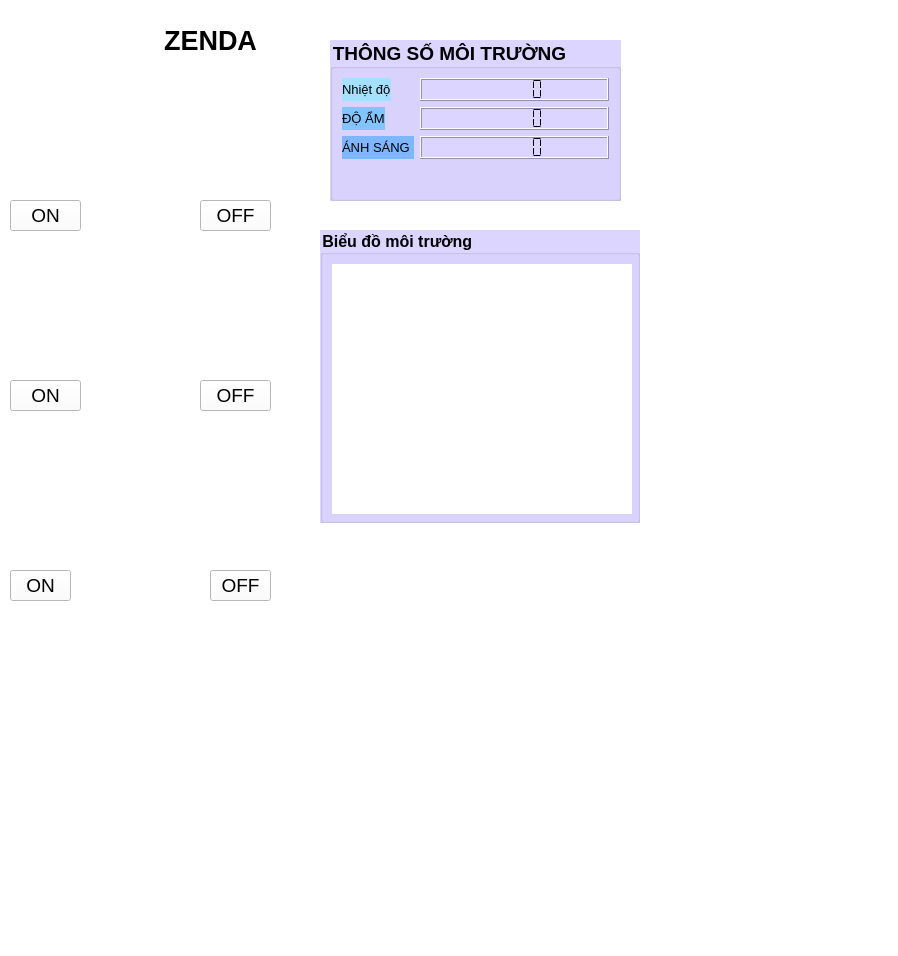
<?xml version="1.0" encoding="UTF-8"?>
<ui version="4.0">
 <class>MainWindow</class>
 <widget class="QMainWindow" name="MainWindow">
  <property name="geometry">
   <rect>
    <x>0</x>
    <y>0</y>
    <width>898</width>
    <height>956</height>
   </rect>
  </property>
  <property name="windowTitle">
   <string>MainWindow</string>
  </property>
  <property name="styleSheet">
   <string notr="true">background-color: rgb(255, 255, 255)</string>
  </property>
  <widget class="QWidget" name="centralwidget">
   <widget class="QLabel" name="label">
    <property name="geometry">
     <rect>
      <x>60</x>
      <y>-50</y>
      <width>301</width>
      <height>181</height>
     </rect>
    </property>
    <property name="font">
     <font>
      <pointsize>20</pointsize>
      <weight>75</weight>
      <bold>true</bold>
     </font>
    </property>
    <property name="text">
     <string>ZENDA</string>
    </property>
    <property name="alignment">
     <set>Qt::AlignCenter</set>
    </property>
   </widget>
   <widget class="QLabel" name="label_2">
    <property name="geometry">
     <rect>
      <x>-30</x>
      <y>90</y>
      <width>341</width>
      <height>111</height>
     </rect>
    </property>
    <property name="styleSheet">
     <string notr="true">image: url(:/myimage/oven_off.png);</string>
    </property>
    <property name="text">
     <string/>
    </property>
   </widget>
   <widget class="QPushButton" name="btn_on">
    <property name="geometry">
     <rect>
      <x>10</x>
      <y>200</y>
      <width>71</width>
      <height>31</height>
     </rect>
    </property>
    <property name="font">
     <font>
      <pointsize>14</pointsize>
     </font>
    </property>
    <property name="text">
     <string>ON</string>
    </property>
   </widget>
   <widget class="QPushButton" name="btn_off">
    <property name="geometry">
     <rect>
      <x>200</x>
      <y>200</y>
      <width>71</width>
      <height>31</height>
     </rect>
    </property>
    <property name="font">
     <font>
      <pointsize>14</pointsize>
     </font>
    </property>
    <property name="text">
     <string>OFF</string>
    </property>
   </widget>
   <widget class="QLabel" name="label_3">
    <property name="geometry">
     <rect>
      <x>-40</x>
      <y>260</y>
      <width>361</width>
      <height>111</height>
     </rect>
    </property>
    <property name="styleSheet">
     <string notr="true">image: url(:/myimage/lamp_off.png);</string>
    </property>
    <property name="text">
     <string/>
    </property>
   </widget>
   <widget class="QPushButton" name="btn_on1">
    <property name="geometry">
     <rect>
      <x>10</x>
      <y>380</y>
      <width>71</width>
      <height>31</height>
     </rect>
    </property>
    <property name="font">
     <font>
      <pointsize>14</pointsize>
     </font>
    </property>
    <property name="text">
     <string>ON</string>
    </property>
   </widget>
   <widget class="QPushButton" name="btn_off1">
    <property name="geometry">
     <rect>
      <x>200</x>
      <y>380</y>
      <width>71</width>
      <height>31</height>
     </rect>
    </property>
    <property name="font">
     <font>
      <pointsize>14</pointsize>
     </font>
    </property>
    <property name="text">
     <string>OFF</string>
    </property>
   </widget>
   <widget class="QLabel" name="label_4">
    <property name="geometry">
     <rect>
      <x>-20</x>
      <y>430</y>
      <width>331</width>
      <height>121</height>
     </rect>
    </property>
    <property name="styleSheet">
     <string notr="true">image:url(:/myimage/fan_off.png)</string>
    </property>
    <property name="text">
     <string/>
    </property>
   </widget>
   <widget class="QPushButton" name="btn_on2">
    <property name="geometry">
     <rect>
      <x>10</x>
      <y>570</y>
      <width>61</width>
      <height>31</height>
     </rect>
    </property>
    <property name="font">
     <font>
      <pointsize>14</pointsize>
     </font>
    </property>
    <property name="text">
     <string>ON</string>
    </property>
   </widget>
   <widget class="QPushButton" name="btn_off2">
    <property name="geometry">
     <rect>
      <x>210</x>
      <y>570</y>
      <width>61</width>
      <height>31</height>
     </rect>
    </property>
    <property name="font">
     <font>
      <pointsize>14</pointsize>
     </font>
    </property>
    <property name="text">
     <string>OFF</string>
    </property>
   </widget>
   <widget class="QLabel" name="label_5">
    <property name="geometry">
     <rect>
      <x>10</x>
      <y>10</y>
      <width>91</width>
      <height>71</height>
     </rect>
    </property>
    <property name="styleSheet">
     <string notr="true">image:url(:/myimage/logo.jpg)</string>
    </property>
    <property name="text">
     <string/>
    </property>
   </widget>
   <widget class="QGroupBox" name="groupBox">
    <property name="geometry">
     <rect>
      <x>330</x>
      <y>40</y>
      <width>291</width>
      <height>161</height>
     </rect>
    </property>
    <property name="font">
     <font>
      <pointsize>14</pointsize>
      <weight>75</weight>
      <bold>true</bold>
     </font>
    </property>
    <property name="styleSheet">
     <string notr="true">background-color: rgb(255, 255, 255);
background-color: rgb(220, 213, 255);</string>
    </property>
    <property name="title">
     <string>THÔNG SỐ MÔI TRƯỜNG</string>
    </property>
    <layout class="QFormLayout" name="formLayout">
     <item row="0" column="0">
      <widget class="QLabel" name="label_6">
       <property name="font">
        <font>
         <pointsize>10</pointsize>
         <weight>50</weight>
         <bold>false</bold>
        </font>
       </property>
       <property name="styleSheet">
        <string notr="true">background-color: rgb(164, 224, 255);</string>
       </property>
       <property name="text">
        <string>Nhiệt độ</string>
       </property>
      </widget>
     </item>
     <item row="0" column="1">
      <widget class="QLCDNumber" name="lcd_temp">
       <property name="smallDecimalPoint">
        <bool>true</bool>
       </property>
       <property name="segmentStyle">
        <enum>QLCDNumber::Flat</enum>
       </property>
      </widget>
     </item>
     <item row="1" column="0">
      <widget class="QLabel" name="label_7">
       <property name="font">
        <font>
         <pointsize>10</pointsize>
         <weight>50</weight>
         <bold>false</bold>
        </font>
       </property>
       <property name="styleSheet">
        <string notr="true">background-color: rgb(129, 196, 255);</string>
       </property>
       <property name="text">
        <string>ĐỘ ẨM</string>
       </property>
      </widget>
     </item>
     <item row="1" column="1">
      <widget class="QLCDNumber" name="lcd_humid">
       <property name="smallDecimalPoint">
        <bool>true</bool>
       </property>
       <property name="segmentStyle">
        <enum>QLCDNumber::Flat</enum>
       </property>
      </widget>
     </item>
     <item row="2" column="1">
      <widget class="QLCDNumber" name="lcd_light">
       <property name="smallDecimalPoint">
        <bool>true</bool>
       </property>
       <property name="segmentStyle">
        <enum>QLCDNumber::Flat</enum>
       </property>
      </widget>
     </item>
     <item row="2" column="0">
      <widget class="QLabel" name="label_8">
       <property name="font">
        <font>
         <pointsize>10</pointsize>
         <weight>50</weight>
         <bold>false</bold>
        </font>
       </property>
       <property name="styleSheet">
        <string notr="true">background-color: rgb(126, 182, 255);</string>
       </property>
       <property name="text">
        <string>ÁNH SÁNG </string>
       </property>
      </widget>
     </item>
    </layout>
   </widget>
   <widget class="QGroupBox" name="groupBox_2">
    <property name="geometry">
     <rect>
      <x>320</x>
      <y>230</y>
      <width>320</width>
      <height>293</height>
     </rect>
    </property>
    <property name="font">
     <font>
      <pointsize>12</pointsize>
      <weight>75</weight>
      <bold>true</bold>
     </font>
    </property>
    <property name="styleSheet">
     <string notr="true">background-color: rgb(220, 213, 255);</string>
    </property>
    <property name="title">
     <string>Biểu đồ môi trường </string>
    </property>
    <layout class="QVBoxLayout" name="verticalLayout">
     <item>
      <widget class="QWidget" name="chartwidget" native="true">
       <property name="minimumSize">
        <size>
         <width>300</width>
         <height>250</height>
        </size>
       </property>
       <property name="styleSheet">
        <string notr="true">background-color: rgb(255, 255, 255);</string>
       </property>
      </widget>
     </item>
    </layout>
   </widget>
  </widget>
  <widget class="QMenuBar" name="menubar">
   <property name="geometry">
    <rect>
     <x>0</x>
     <y>0</y>
     <width>898</width>
     <height>22</height>
    </rect>
   </property>
  </widget>
  <widget class="QStatusBar" name="statusbar"/>
 </widget>
 <resources>
  <include location="image.qrc"/>
 </resources>
 <connections/>
</ui>
